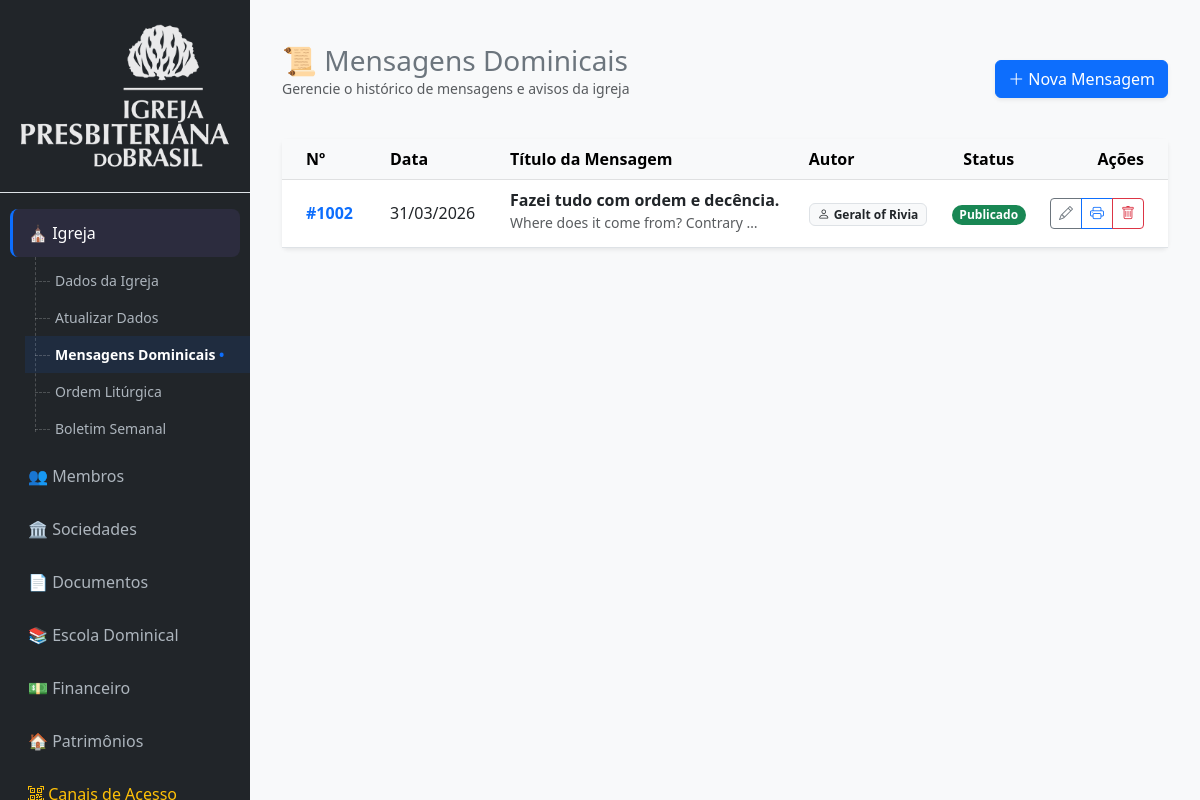
The page /mensagemDominical (signed in) on the database its author committed.
### tables this page shows
CREATE TABLE `igrejas_mensagens_dominicais` (
  `igreja_mensagem_dominical_id` int(11) NOT NULL,
  `igreja_mensagem_dominical_igreja_id` int(11) NOT NULL,
  `igreja_mensagem_dominical_num_historico` int(11) NOT NULL,
  `igreja_mensagem_dominical_data` date NOT NULL,
  `igreja_mensagem_dominical_autor_id` int(11) NOT NULL,
  `igreja_mensagem_dominical_titulo` varchar(255) NOT NULL,
  `igreja_mensagem_dominical_mensagem` longtext NOT NULL,
  `igreja_mensagem_dominical_status` enum('rascunho','publicado') DEFAULT 'publicado',
  `igreja_mensagem_dominical_data_criacao` timestamp NULL DEFAULT current_timestamp()
);

CREATE TABLE `membros` (
  `membro_id` int(11) NOT NULL,
  `membro_igreja_id` int(11) DEFAULT NULL,
  `membro_registro_interno` varchar(20) DEFAULT NULL,
  `membro_nome` varchar(150) DEFAULT NULL,
  `membro_data_nascimento` date DEFAULT NULL,
  `membro_genero` varchar(20) DEFAULT NULL,
  `membro_estado_civil` varchar(50) DEFAULT NULL,
  `membro_email` varchar(150) DEFAULT NULL,
  `membro_senha` varchar(255) DEFAULT NULL,
  `membro_telefone` varchar(20) DEFAULT NULL,
  `membro_data_batismo` date DEFAULT NULL,
  `membro_status` varchar(20) DEFAULT NULL,
  `membro_data_criacao` datetime DEFAULT NULL
);

### app/Controllers/MensagemDominicalController.php (called while the page is built, shortened)
<?php
class MensagemDominicalController extends Controller
{
    private $model;
    public function __construct()
    {
        $this->model = new MensagemDominical();
    }
    public function index()
    {
        $igrejaId = $_SESSION['usuario_igreja_id'];
        $db = \App\Core\Database::getInstance();
        $sqlPastor = "SELECT m.membro_id
                      FROM membros m
                      INNER JOIN membros_cargos_vinculo v ON m.membro_id = v.vinculo_membro_id
                      WHERE m.membro_igreja_id = ?
                      AND v.vinculo_cargo_id = 1
                      LIMIT 1";
        $stPastor = $db->prepare($sqlPastor);
        $stPastor->execute([$igrejaId]);
        $dadosPastor = $stPastor->fetch();
        $pastorId = $dadosPastor['membro_id'] ?? '';
        $mensagens = $this->model->getAllByIgreja($igrejaId);
        $proximoNumero = $this->model->getUltimoNumero($igrejaId) + 1;
        $stMembros = $db->prepare("SELECT membro_id, membro_nome FROM membros WHERE membro_igreja_id = ? ORDER BY membro_nome");
        $stMembros->execute([$igrejaId]);
        $membros = $stMembros->fetchAll(\PDO::FETCH_ASSOC);
        $this->view('mensagensdominicais/index', [
            'mensagens'     => $mensagens,
            'proximoNumero' => $proximoNumero,
            'membros'       => $membros,
            'pastorId'      => $pastorId
        ]);
    }
}

### app/Core/Router.php (called while the page is built, shortened)
<?php
require_once __DIR__ . '/Autoload.php';
class Router
{
    public function run()
    {
        $url = $this->getUrl();
		$method = $url[1] ?? 'index';
        $params = array_slice($url, 2);
        $controller = new $controllerClass();
        call_user_func_array([$controller, $method], $params);
    }
    private function getUrl()
    {
        if (!empty($_GET['url'])) {
            $url = rtrim($_GET['url'], '/');
            $url = filter_var($url, FILTER_SANITIZE_URL);
            return explode('/', $url);
        }
        return [];
    }
}

### public/index.php (called while the page is built, shortened)
<?php
$config = require '../config/app.php';
require_once '../app/Core/Router.php';
$router = new Router();
$router->run();

### app/Core/Autoload.php (called while the page is built, shortened)
<?php
spl_autoload_register(function ($class) {
    $prefix = 'App\\';
    $base_dir = __DIR__ . '/../';
    $len = strlen($prefix);
    $relative_class = substr($class, $len);
    $file = $base_dir . str_replace('\\', '/', $relative_class) . '.php';
});
require_once __DIR__ . '/../Helpers/url.php';

### config/database.php (called while the page is built)
<?php
return [
    'host'   => '127.0.0.1',
    'port'   => '3306',
    'dbname' => 'EKKLESIA',
    'user'   => 'root',
    'pass'   => 'NovaSenhaForteAqui',
];

### app/Core/Database.php (called while the page is built, shortened)
<?php
class Database
{
    private static ?PDO $instance = null;
    public static function getInstance(): PDO
    {
        if (self::$instance === null) {
            $config = require __DIR__ . '/../../config/database.php';
            $dsn = "mysql:host={$config['host']};port={$config['port']};dbname={$config['dbname']};charset=utf8mb4";
            try {
                self::$instance = new PDO(
                    $dsn,
                    $config['user'],
                    $config['pass'],
                    [
                        PDO::ATTR_ERRMODE => PDO::ERRMODE_EXCEPTION,
                        PDO::ATTR_DEFAULT_FETCH_MODE => PDO::FETCH_ASSOC,
                        PDO::ATTR_EMULATE_PREPARES => false,
                        PDO::MYSQL_ATTR_INIT_COMMAND => "SET time_zone = '-03:00'"
                    ]
                );
            } catch (PDOException $e) {
                die("Erro ao conectar no banco: " . $e->getMessage());
            }
        }
        return self::$instance;
    }
}

### app/Models/MensagemDominical.php (called while the page is built, shortened)
<?php
class MensagemDominical
{
    private $db;
    public function __construct()
    {
        $this->db = Database::getInstance();
    }
    public function getAllByIgreja($igrejaId)
    {
        $sql = "SELECT b.*, m.membro_nome as autor_nome
                FROM igrejas_mensagens_dominicais b
                LEFT JOIN membros m ON b.igreja_mensagem_dominical_autor_id = m.membro_id
                WHERE b.igreja_mensagem_dominical_igreja_id = ?
                ORDER BY b.igreja_mensagem_dominical_data DESC, b.igreja_mensagem_dominical_num_historico DESC";
        $stmt = $this->db->prepare($sql);
        $stmt->execute([$igrejaId]);
        return $stmt->fetchAll(PDO::FETCH_ASSOC);
    }
}

### config/app.php (called while the page is built)
<?php
return [
    'base_path' => '/',
    'base_url' => 'http://ekklesia.local/'
];

### app/Helpers/url.php (called while the page is built, shortened)
<?php
function base_path()
{
    static $base = null;
    if ($base === null) {
        $config = require __DIR__ . '/../../config/app.php';
        $base = rtrim($config['base_path'], '/');
    }
    return $base;
}
function url($path = '')
{
    return base_path() . '/' . ltrim($path, '/');
}

### app/Views/paginas/mensagensdominicais/index.php (the view, shortened to what this page needs)
<div class="container-fluid py-4">
    <div class="d-flex justify-content-between align-items-center mb-4">
        <div>
            <h3 class="text-secondary mb-0">📜 Mensagens Dominicais</h3>
            <p class="text-muted small">Gerencie o histórico de mensagens e avisos da igreja</p>
        </div>
        <button type="button" class="btn btn-primary shadow-sm" data-bs-toggle="modal" data-bs-target="#modalNovaMensagem" id="btnNovaMensagem" data-pastor="<?= $pastorId ?>">
            <i class="bi bi-plus-lg"></i> Nova Mensagem
        </button>
    </div>
    <div class="card border-0 shadow-sm">
        <div class="card-body p-0">
            <div class="table-responsive">
                <table class="table table-hover align-middle mb-0">
                    <thead class="table-light">
                        <tr>
                            <th class="ps-4" style="width: 100px;">Nº</th>
                            <th style="width: 120px;">Data</th>
                            <th>Título da Mensagem</th>
                            <th>Autor</th>
                            <th class="text-center">Status</th>
                            <th class="text-end pe-4">Ações</th>
                        </tr>
                    </thead>
                    <tbody>
                        <?php if (!empty($mensagens)): foreach ($mensagens as $m): ?>
                            <tr>
                                <td class="ps-4 fw-bold text-primary">#<?= $m['igreja_mensagem_dominical_num_historico'] ?></td>
                                <td><?= date('d/m/Y', strtotime($m['igreja_mensagem_dominical_data'])) ?></td>
                                <td>
                                    <span class="fw-bold d-block text-truncate" style="max-width: 300px;"><?= htmlspecialchars($m['igreja_mensagem_dominical_titulo']) ?></span>
                                    <small class="text-muted text-truncate d-inline-block" style="max-width: 250px;">
                                        <?= strip_tags($m['igreja_mensagem_dominical_mensagem']) ?>
                                    </small>
                                </td>
                                <td>
                                    <span class="badge bg-light text-dark border">
                                        <i class="bi bi-person me-1"></i><?= htmlspecialchars($m['autor_nome'] ?? 'Não informado') ?>
                                    </span>
                                </td>
                                <td class="text-center">
                                    <span class="badge <?= $m['igreja_mensagem_dominical_status'] == 'publicado' ? 'bg-success' : 'bg-warning' ?> rounded-pill">
                                        <?= ucfirst($m['igreja_mensagem_dominical_status']) ?>
                                    </span>
                                </td>
                                <td class="text-end pe-4">
                                    <div class="btn-group">
                                        <button type="button"
                                                class="btn btn-sm btn-outline-secondary btn-editar-mensagem"
                                                data-bs-toggle="modal"
                                                data-bs-target="#modalNovaMensagem"
                                                data-id="<?= $m['igreja_mensagem_dominical_id'] ?>"
                                                data-num="<?= $m['igreja_mensagem_dominical_num_historico'] ?>"
                                                data-data="<?= $m['igreja_mensagem_dominical_data'] ?>"
                                                data-autor="<?= $m['igreja_mensagem_dominical_autor_id'] ?>"
                                                data-titulo="<?= htmlspecialchars($m['igreja_mensagem_dominical_titulo']) ?>"
                                                data-status="<?= $m['igreja_mensagem_dominical_status'] ?>"
                                                data-mensagem='<?= str_replace("'", "&#39;", $m['igreja_mensagem_dominical_mensagem']) ?>'>
                                            <i class="bi bi-pencil"></i>
                                        </button>
                                        <a href="<?= url('mensagemDominical/imprimir/' . $m['igreja_mensagem_dominical_id']) ?>" target="_blank" class="btn btn-sm btn-outline-primary" title="Imprimir">
                                            <i class="bi bi-printer"></i>
                                        </a>
                                        <a href="<?= url('mensagemDominical/excluir/' . $m['igreja_mensagem_dominical_id']) ?>" class="btn btn-sm btn-outline-danger" onclick="return confirm('Deseja excluir esta mensagem?')" title="Excluir">
                                            <i class="bi bi-trash"></i>
                                        </a>
                                    </div>
                                </td>
                            </tr>
                        <?php endforeach; endif; ?>
                    </tbody>
                </table>
            </div>
        </div>
    </div>
</div>

### rows shown on the page
igrejas_mensagens_dominicais: igreja_mensagem_dominical_num_historico "1002", igreja_mensagem_dominical_data "31/03/2026", igreja_mensagem_dominical_titulo "Fazei tudo com ordem e decência.", igreja_mensagem_dominical_mensagem "Where does it come from? Contrary…", igreja_mensagem_dominical_autor.membro_nome "Geralt of Rivia", igreja_mensagem_dominical_status "Publicado"
